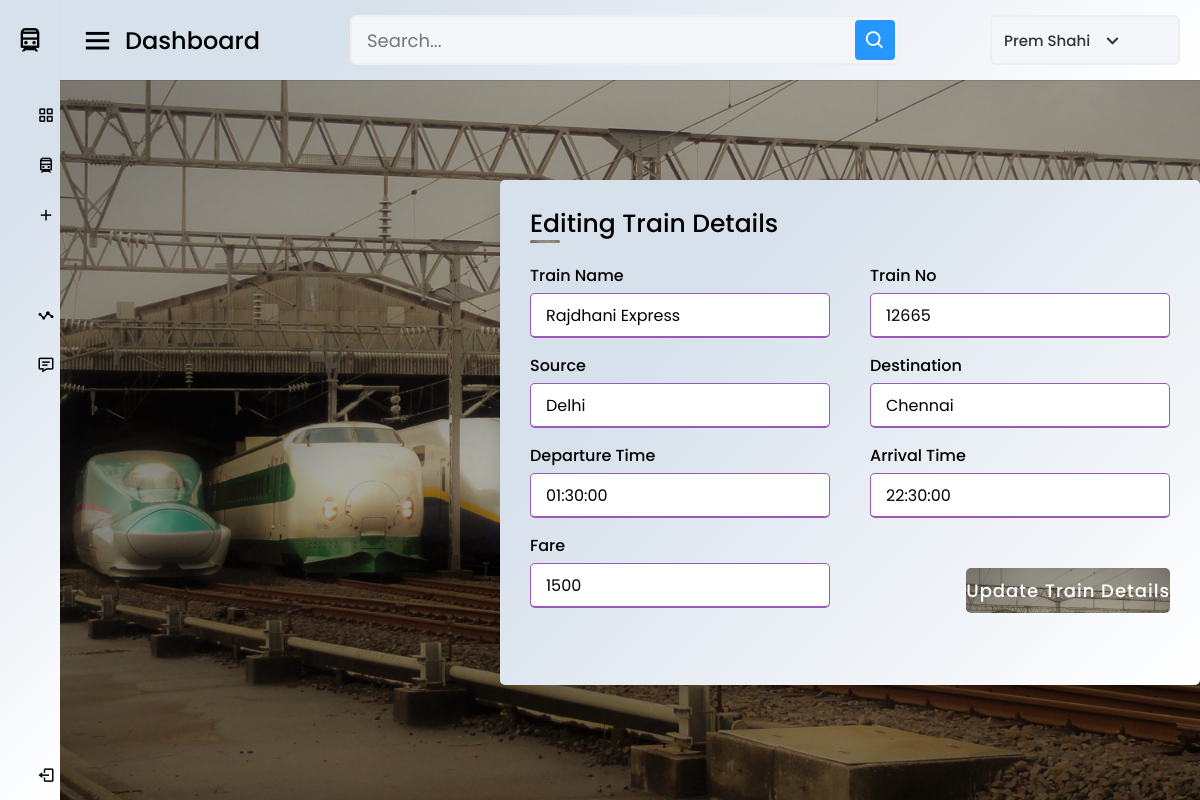
/edt.php?Train_No=12665, run on the app's committed database.
### tables this page shows
CREATE TABLE `train_details` (
  `Train_Name` varchar(30) NOT NULL,
  `Train_No` int(6) NOT NULL,
  `Source` varchar(30) NOT NULL,
  `Destination` varchar(30) NOT NULL,
  `Departure` time NOT NULL,
  `Arrival` time NOT NULL,
  `Fare` int(10) NOT NULL
);

### edt.php (the view, shortened to what this page needs)
<!DOCTYPE html>
<html lang="en" dir="ltr">
  <head>
  <?php include 'links.php' ?>
   </head>
<body onload="realtimeclock()">
  <div class="sidebar">
    <div class="logo-details">
      <i class='bx bx-train'></i>
      <span class="logo_name">Train Ticket Reservation</span>
    </div>
      <ul class="nav-links">
        <li>
          <a href="#" >
            <i class='bx bx-grid-alt' ></i>
            <span class="links_name">Dashboard</span>
          </a>
        </li>
        <li>
          <a href="vt.php">
            <i class="bx bx-train"></i>
            <span class="links_name">View Trains</span>
          </a>
        </li><li>
          <a href="adt.php" >
            <i class='bx bx-plus' ></i>
            <span class="links_name">Add Train Details</span>
          </a>
        </li>
        <li>
          <a href="vt1.php">
            <span class="links_name">View Tickets</span>
          </a>
        </li>
        <li>
          <a href="#">
            <i class='bx bx-stats' ></i>
            <span class="links_name">PNR Status</span>
          </a>
        </li>
        <li>
          <a href="#">
            <i class='bx bx-message-detail' ></i>
            <span class="links_name">Feedbacks</span>
          </a>
        </li>
        <li class="log_out">
          <a href="#">
            <i class='bx bx-log-out'></i>
            <span class="links_name">Log out</span>
          </a>
        </li>
      </ul>
  </div>
  <section class="home-section">
    <nav>
      <div class="sidebar-button">
        <i class='bx bx-menu sidebarBtn'></i>
        <span class="dashboard">Dashboard</span>
      </div>
      <div class="search-box">
        <input type="text" placeholder="Search...">
        <i class='bx bx-search' ></i>
      </div>
      <div class="profile-details">
        <span class="admin_name">Prem Shahi</span>
        <i class='bx bx-chevron-down' ></i>
      </div>
    </nav>
    </section>
    <div class="container">
      <?php
  include 'connect.php';
$Train_Nos = $_GET['Train_No'];
$showquery = "select * from train_details where Train_No={$Train_Nos}";
$showdata = mysqli_query($con,$showquery);
$arrdata = mysqli_fetch_array($showdata);
      ?>
    <div class="title">Editing Train Details</Details></div>
    <div class="content">
      <form action="#" method="POST">
        <div class="user-details">
          <div class="input-box">
            <span class="details">Train Name</span>
            <input type="text" name="name" placeholder="Enter Train name" value="<?php echo $arrdata['Train_Name']; ?>" required>
          </div>
          <div class="input-box">
              <span class="details">Train No</span>
              <input type="text" name="trainno" placeholder="Enter Train NO" value="<?php echo $arrdata['Train_No']; ?>" required>
            </div>
          <div class="input-box">
            <span class="details">Source</span>
            <input type="text" name ="source"placeholder="Enter Source" value="<?php echo $arrdata['Source']; ?>" required>
          </div>
          <div class="input-box">
            <span class="details">Destination</span>
            <input type="text" name="dest" placeholder="Enter Destination" value="<?php echo $arrdata['Destination']; ?>"  required>
          </div>
          <div class="input-box">
            <span class="details">Departure Time</span>
            <input type="text" name="depart" placeholder="Enter Departure Time" value="<?php echo $arrdata['Departure']; ?>"  required>
          </div>
          <div class="input-box">
            <span class="details">Arrival Time</span>
            <input type="text" name="arrival" placeholder="Enter Arrival Time" value="<?php echo $arrdata['Arrival']; ?>"  required>
          </div>
          <div class="input-box">
            <span class="details">Fare</span>
            <input type="text" name="fare" placeholder="Enter Fare"  value="<?php echo $arrdata['Fare']; ?>" required>
          </div>
        <div class="button">
          <input type="submit" name="submit" value="Update Train Details">
        </div>
      </form>
    </div>
    </div>
</body>
</html>

### data on the page
train_details: name "Rajdhani Express", trainno "12665", source "Delhi", dest "Chennai", depart "01:30:00", arrival "22:30:00", fare "1500"
